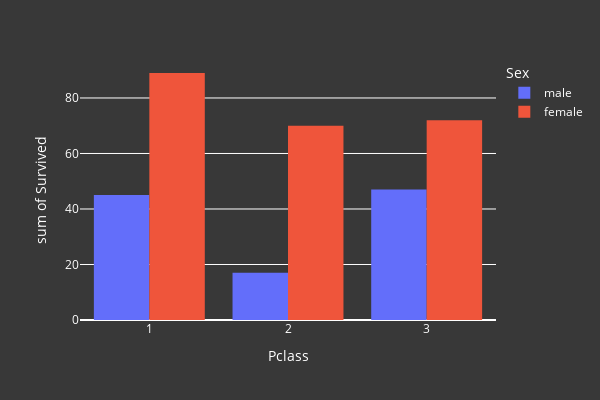

Notebook code for this chart:
### Code cell
fig = px.histogram(processed_df, x="Pclass", y="Survived",
             color='Sex', barmode='group',
             histfunc='sum',
             width=600, height=400)
fig.update_layout(**layout_options)
fig.show()

### Figure 1 — Plotly figure (JSON) as saved in the notebook; plotly's stock layout.template omitted (floating-point values rounded to 4 significant figures; data arrays with more than 128 entries replaced by an {"elided": "..."} marker saying what was removed)
{"data": [{"alignmentgroup": "True", "bingroup": "x", "histfunc": "sum", "hovertemplate": "Sex=male<br>Pclass=%{x}<br>sum of Survived=%{y}<extra></extra>", "legendgroup": "male", "marker": {"color": "#636efa", "pattern": {"shape": ""}}, "name": "male", "offsetgroup": "male", "orientation": "v", "showlegend": true, "type": "histogram", "x": {"elided": "577 int values"}, "xaxis": "x", "y": {"elided": "577 int values"}, "yaxis": "y"}, {"alignmentgroup": "True", "bingroup": "x", "histfunc": "sum", "hovertemplate": "Sex=female<br>Pclass=%{x}<br>sum of Survived=%{y}<extra></extra>", "legendgroup": "female", "marker": {"color": "#EF553B", "pattern": {"shape": ""}}, "name": "female", "offsetgroup": "female", "orientation": "v", "showlegend": true, "type": "histogram", "x": {"elided": "312 int values"}, "xaxis": "x", "y": {"elided": "312 int values"}, "yaxis": "y"}], "layout": {"barmode": "group", "height": 400, "legend": {"font": {"color": "white"}, "title": {"text": "Sex"}, "tracegroupgap": 0}, "margin": {"t": 60}, "paper_bgcolor": "#383838", "plot_bgcolor": "#383838", "title": {"font": {"color": "white"}}, "width": 600, "xaxis": {"anchor": "y", "color": "white", "domain": [0, 1], "title": {"text": "Pclass"}}, "yaxis": {"anchor": "x", "color": "white", "domain": [0, 1], "title": {"text": "sum of Survived"}}}}
